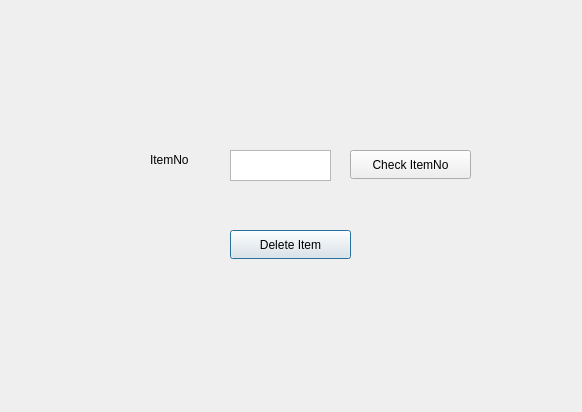
<?xml version="1.0" encoding="UTF-8"?>
<ui version="4.0">
 <class>delete_s4</class>
 <widget class="QDialog" name="delete_s4">
  <property name="geometry">
   <rect>
    <x>0</x>
    <y>0</y>
    <width>582</width>
    <height>412</height>
   </rect>
  </property>
  <property name="windowTitle">
   <string>Dialog</string>
  </property>
  <widget class="QPushButton" name="btn_delete">
   <property name="geometry">
    <rect>
     <x>230</x>
     <y>230</y>
     <width>121</width>
     <height>29</height>
    </rect>
   </property>
   <property name="text">
    <string>Delete Item</string>
   </property>
  </widget>
  <widget class="QLabel" name="label_2">
   <property name="geometry">
    <rect>
     <x>150</x>
     <y>150</y>
     <width>62</width>
     <height>20</height>
    </rect>
   </property>
   <property name="text">
    <string>ItemNo</string>
   </property>
  </widget>
  <widget class="QPushButton" name="btn_itemNo">
   <property name="geometry">
    <rect>
     <x>350</x>
     <y>150</y>
     <width>121</width>
     <height>29</height>
    </rect>
   </property>
   <property name="text">
    <string>Check ItemNo</string>
   </property>
  </widget>
  <widget class="QPlainTextEdit" name="textEdit_itemNo">
   <property name="geometry">
    <rect>
     <x>230</x>
     <y>150</y>
     <width>101</width>
     <height>31</height>
    </rect>
   </property>
  </widget>
 </widget>
 <resources/>
 <connections/>
</ui>
